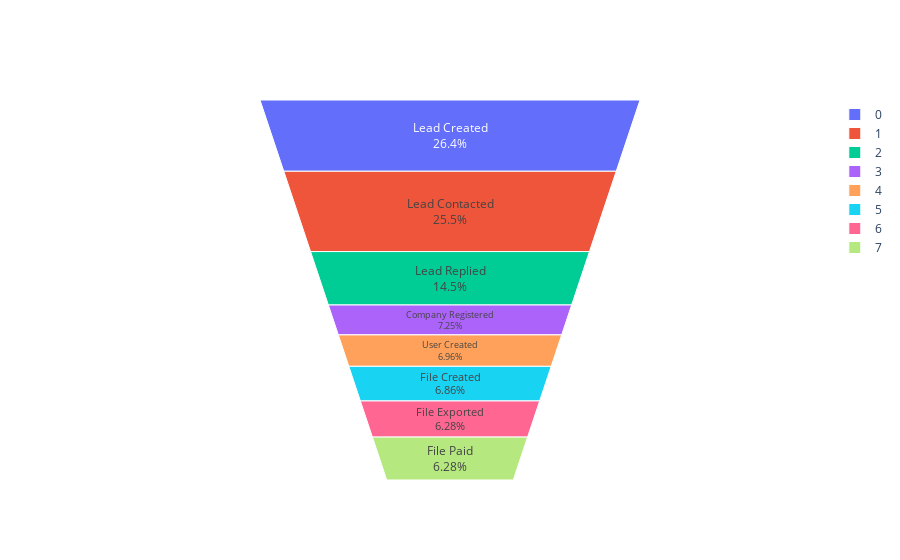

Notebook code cell kept with this figure:
### Code cell
fig = Figure(data = Funnelarea(values = full_funnel,
                              text = ['Lead Created', 'Lead Contacted', 'Lead Replied', 'Company Registered',
       'User Created', 'File Created', 'File Exported', 'File Paid']))
fig.show()

### Figure 1 — Plotly figure (JSON) as saved in the notebook; plotly's stock layout.template omitted (floating-point values rounded to 4 significant figures)
{"data": [{"text": ["Lead Created", "Lead Contacted", "Lead Replied", "Company Registered", "User Created", "File Created", "File Exported", "File Paid"], "type": "funnelarea", "values": [273, 264, 150, 75, 72, 71, 65, 65]}], "layout": {"autosize": true}}
